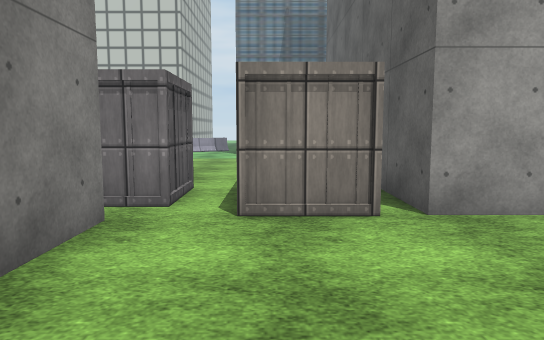
[1] (above)

24 first-person views from a walk through a Unity game level. The camera is 1.3 m above the floor, tilts 6° down and sees 70° across. The floor is counted in squares, 1 m on a side. Each view is taken from the middle of a square. On the plan, view 1 faces up. The plan holds only what a view shows up to about 16 squares ahead; the rest is blank. The place goes on beyond the plan. Some surface patterns are stand-ins.

[2]
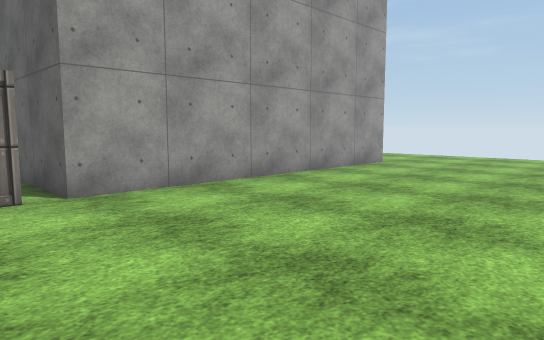

[3]
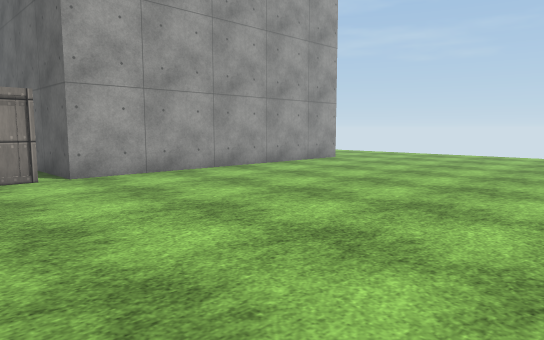

[4]
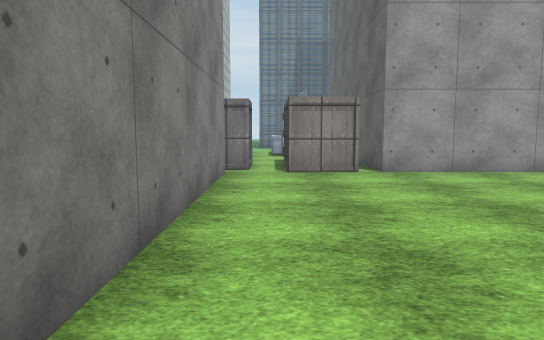

[5]
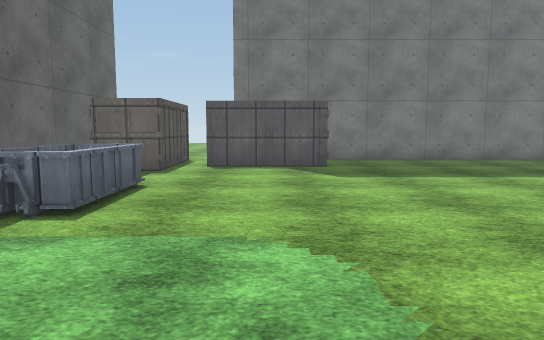

[6]
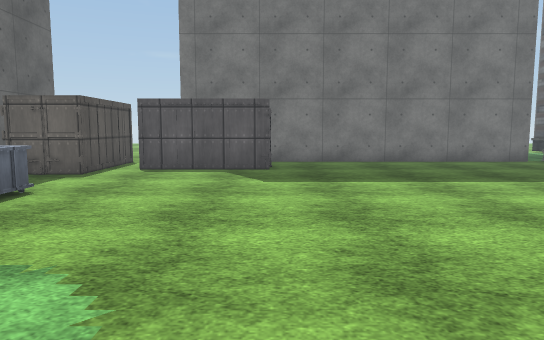

[7]
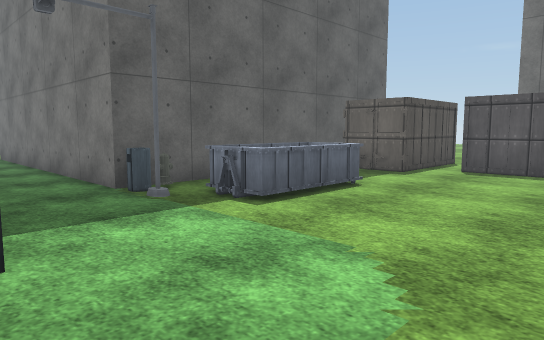

[8]
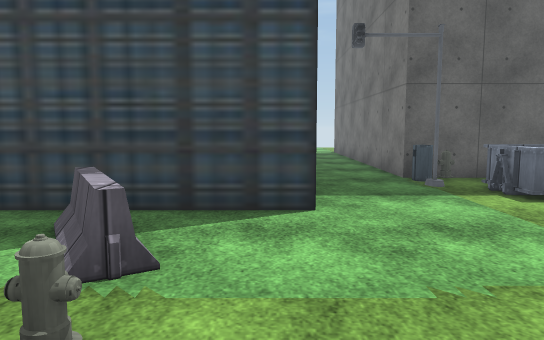

[9]
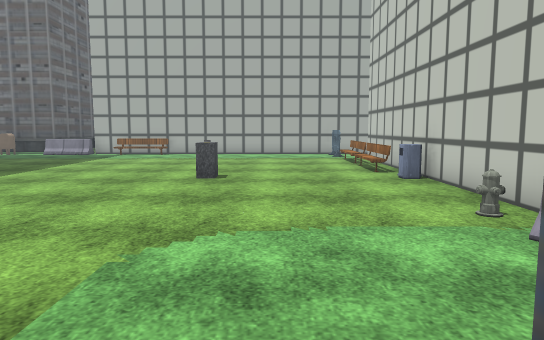

[10]
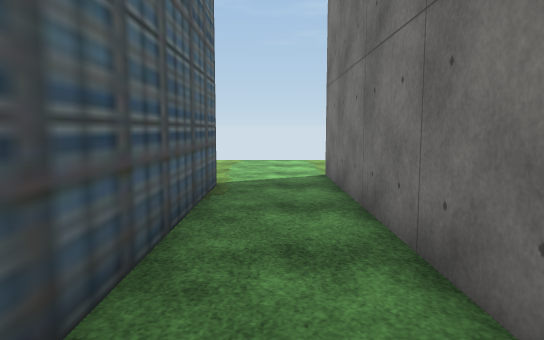

[11]
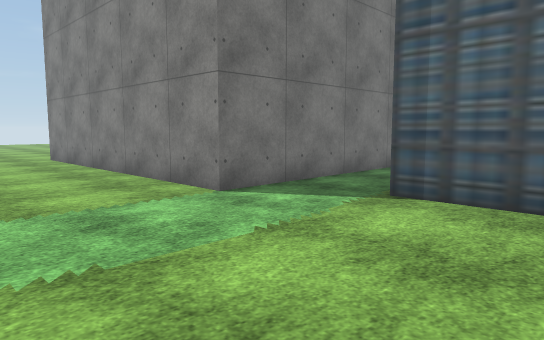

[12]
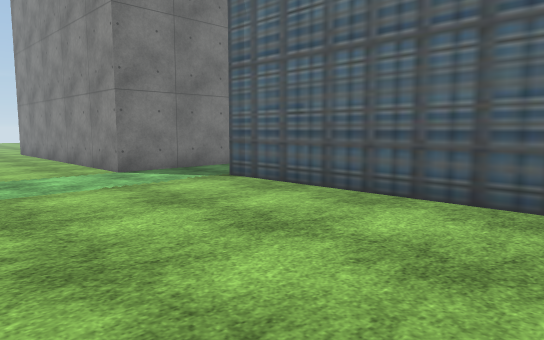

[13]
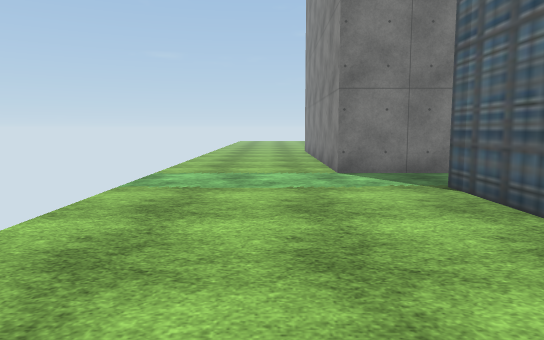

[14]
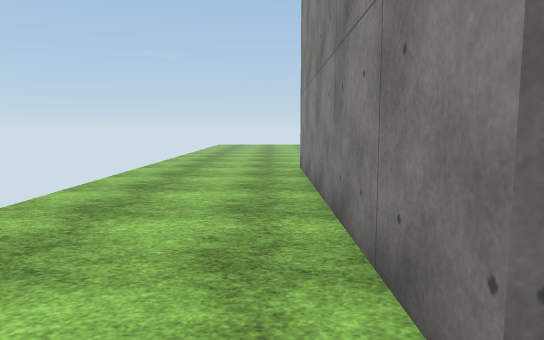

[15]
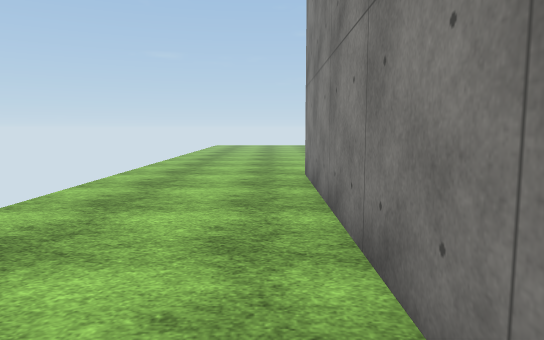

[16]
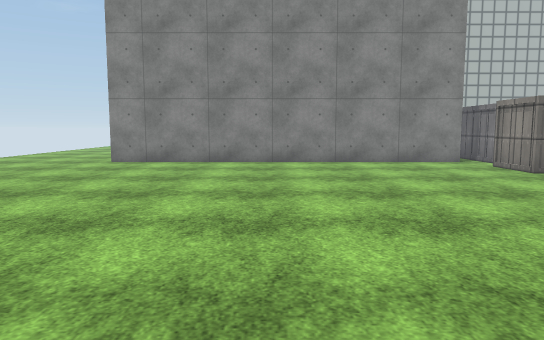

[17]
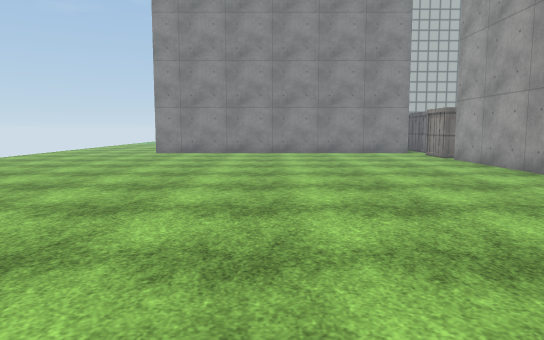

[18]
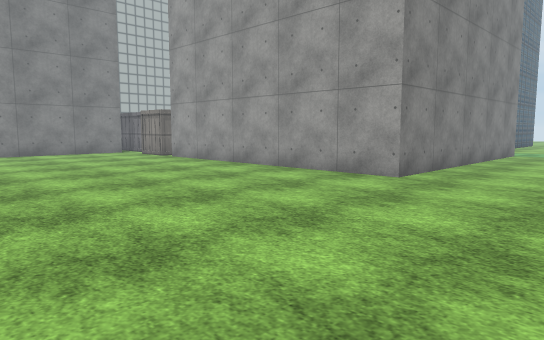

[19]
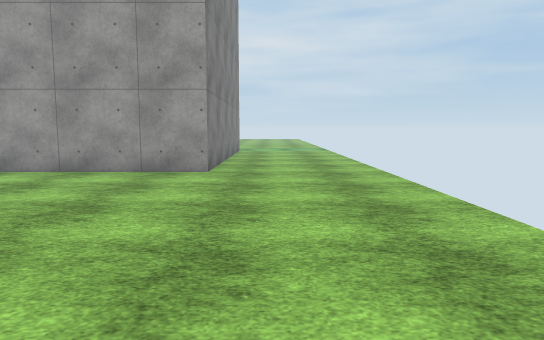

[20]
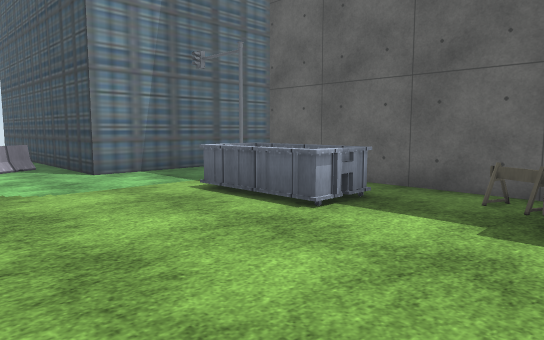

[21]
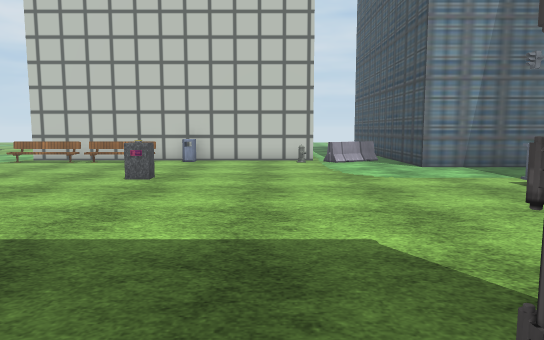

[22]
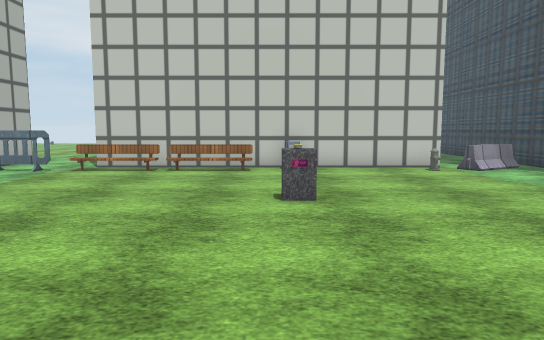

[23]
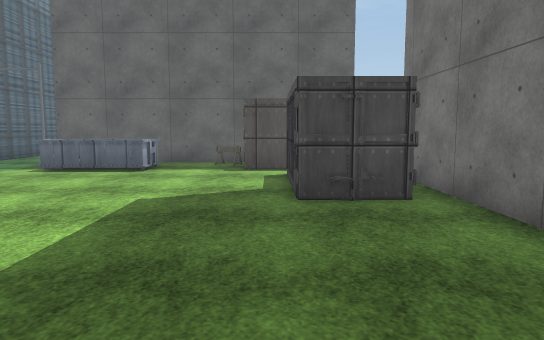

[24]
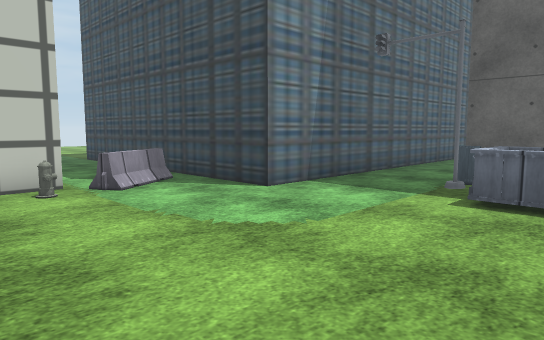

### Floor plan
Points are (right, up) in squares from view 1. A wall is a line through its corners. A room is listed if a view was taken in it or the views show most of it. See-through windows are left out.
Room 1 (views 1, 2, 3, 4, 5, 6, 7, 8, 9, 10, 11, 12, 13, 14, 15, 16, 17, 18, 19, 20, 21, 22, 23, 24)
walls: (-2.4, 5.5) (-2.4, -6.5); (2.4, 17.5) (14, 17.5) (14, 5.8) (2.4, 5.8) (2.4, 16.6); (-5.5, 23.2) (-9.5, 23.2); (-10.5, 23.2) (-16.5, 23.2); (-16.4, 5.5) (-3.2, 5.5); (12, 27.9) (12, 20.3) (-1.8, 20.3) (-1.8, 30.5)
objects: other object (-11, 17) to (-10, 17); container (-6, 6) to (-2, 8); hydrant (-6, 22); barrier (-5, 22) to (-3, 24); dumpster (-1, 13) to (1, 16); container (0, 6) to (1, 10); barrier (1, 10) to (1, 11); container (2, 10); other object (2, 17); hydrant (2, 18)

Where each view was taken, in squares from view 1:
view 1: 0 up, 0 right, facing up
view 2: 2 down, 0 right, facing up-right
view 3: 5 down, 1 left, facing up-right
view 4: 6 down, 1 left, facing up
view 5: 22 up, 4 left, facing down
view 6: 21 up, 6 left, facing down
view 7: 21 up, 6 left, facing down-right
view 8: 21 up, 8 left, facing right
view 9: 19 up, 0 right, facing left
view 10: 19 up, 3 right, facing right
view 11: 24 up, 19 right, facing down-left
view 12: 29 up, 19 right, facing down-left
view 13: 29 up, 16 right, facing down
view 14: 19 up, 15 right, facing down
view 15: 17 up, 15 right, facing down
view 16: 2 down, 13 right, facing left
view 17: 2 down, 19 right, facing left
view 18: 4 down, 19 right, facing up-left
view 19: 6 down, 16 right, facing up
view 20: 9 up, 6 left, facing up-right
view 21: 7 up, 7 left, facing up
view 22: 10 up, 11 left, facing up
view 23: 9 up, 13 left, facing right
view 24: 14 up, 8 left, facing up-right
